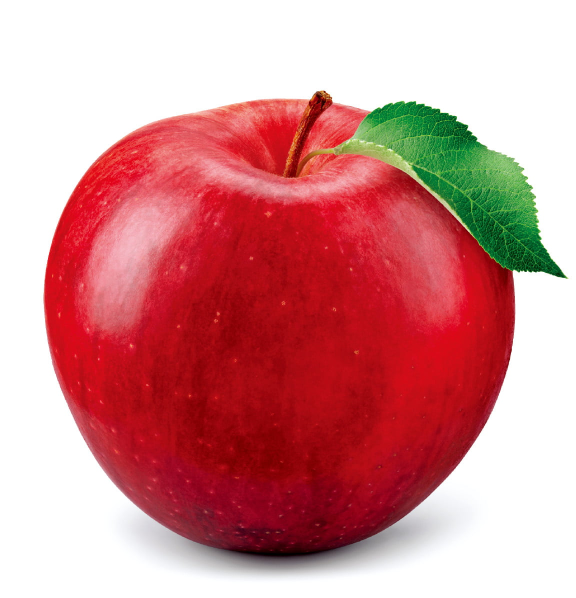
#> input picture course8/problem2/images/apple.jpg, 1151 x 1196 px (shown at 1/2 size)
$ python main.py   (older library calls are emulated)
#> lines starting #> are read from the running program, lines starting #| are printed output that depends on the picture
import cv2
from datetime import datetime


WAIT_TIME = 0


def show_image(title, image):
    cv2.imshow(title, image)
    cv2.waitKey(WAIT_TIME)
    cv2.destroyAllWindows()


def load_image(image_path):
#> called with image_path = 'images/apple.jpg'
    image = cv2.imread(image_path)
#> image is the input picture: shape (1196, 1151, 3); mean B, G, R 143.9, 142, 210.8

    if image is None:
        raise FileNotFoundError(f'이미지를 찾을 수 없습니다: {image_path}')

    return image


def task_1_flip_rotate(image_path):
    image = load_image(image_path)

    show_image('Original Image', image)

    flipped_vertical = cv2.flip(image, 0)
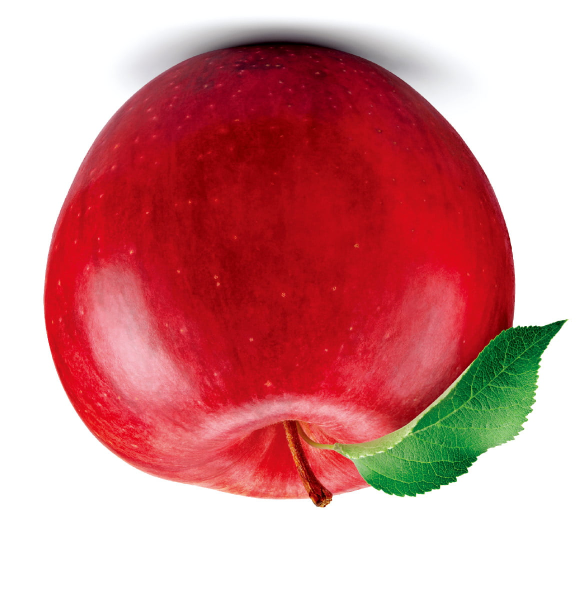
#> flipped_vertical: shape (1196, 1151, 3) (shown at 1/2 size); mean B, G, R 143.9, 142, 210.8
    show_image('Vertical Flip', flipped_vertical)

    flipped_horizontal = cv2.flip(image, 1)
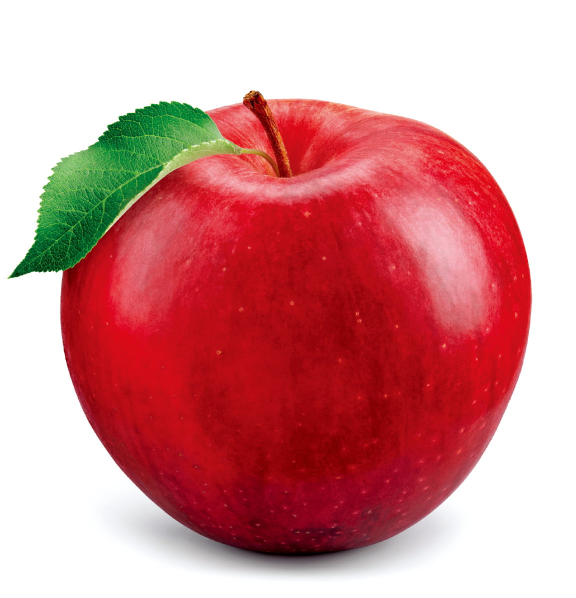
#> flipped_horizontal: shape (1196, 1151, 3) (shown at 1/2 size); mean B, G, R 143.9, 142, 210.8
    show_image('Horizontal Flip', flipped_horizontal)

    rotated_90 = cv2.rotate(image, cv2.ROTATE_90_CLOCKWISE)
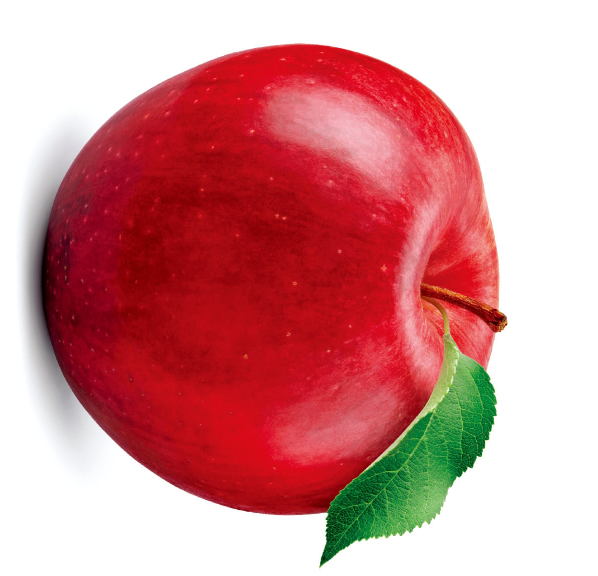
#> rotated_90: shape (1151, 1196, 3) (shown at 1/2 size); mean B, G, R 143.9, 142, 210.8
    show_image('Rotate 90 Clockwise', rotated_90)

    rotated_180 = cv2.rotate(image, cv2.ROTATE_180)
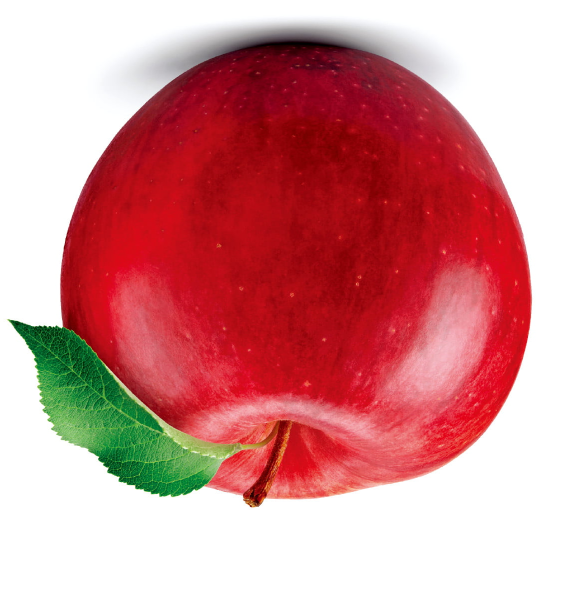
#> rotated_180: shape (1196, 1151, 3) (shown at 1/2 size); mean B, G, R 143.9, 142, 210.8
    show_image('Rotate 180', rotated_180)

    upsampled = cv2.pyrUp(image)
    show_image('Upsampled 2x', upsampled)


def task_2_resize_scaling_crop(image_path):
#> called with image_path = 'images/apple.jpg'
    image = load_image(image_path)

    resized_640_480 = cv2.resize(image, (640, 480))
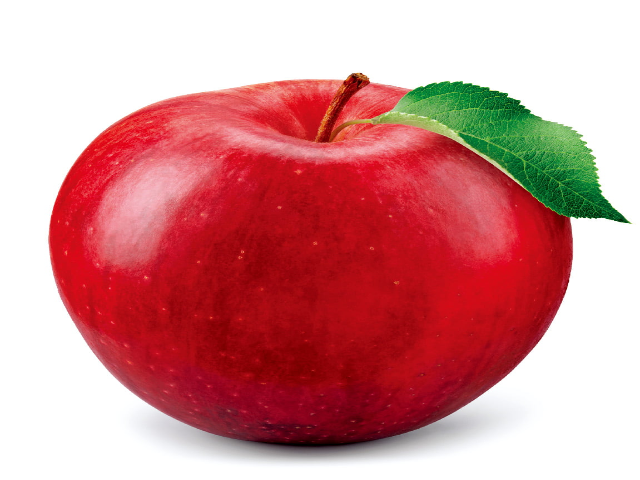
#> resized_640_480: shape (480, 640, 3); mean B, G, R 143.8, 141.9, 210.7
    show_image('Resize 640x480', resized_640_480)

    resized_1024_768 = cv2.resize(image, (1024, 768))
    show_image('Resize 1024x768', resized_1024_768)

    scaled_image = cv2.resize(
        image,
        None,
        fx=0.3,
        fy=0.7,
        interpolation=cv2.INTER_AREA
    )
    show_image('Scaled fx 0.3 fy 0.7', scaled_image)

    height, width = image.shape[:2]

    start_x = width // 4
    end_x = start_x + width // 2
    start_y = height // 4
    end_y = start_y + height // 2

    cropped_image = image[start_y:end_y, start_x:end_x].copy()
    show_image('Deep Copied Crop Image', cropped_image)


# [312 lines left out: functions task_3_color_inverse, create_histogram_image, task_3_bonus_histogram, task_4_binary_edge_blur, task_4_bonus_partial_blur, task_5_hsv_channels and 3 more, not called in this run]


def print_task_title(title):
    print()
    print('=' * 50)
    print(title)
    print('=' * 50)


def main():
    apple_image_path = 'images/apple.jpg'
    orange_image_path = 'images/orange.jpg'

    print_task_title('1. 이미지 반전 및 회전')
    task_1_flip_rotate(apple_image_path)

    print_task_title('2. 이미지 리사이즈, 스케일링, 크롭')
    task_2_resize_scaling_crop(apple_image_path)

    print_task_title('3. 색상 변환과 역상 처리')
    task_3_color_inverse(apple_image_path)
    task_3_bonus_histogram(apple_image_path)

    print_task_title('4. 이미지 이진화, 에지 검출, 블러링')
    task_4_binary_edge_blur(apple_image_path, orange_image_path)
    task_4_bonus_partial_blur(orange_image_path)

    print_task_title('5. HSV 변환 및 채널 출력')
    task_5_hsv_channels(apple_image_path)
    task_5_bonus_bgr_channels(apple_image_path)

    print_task_title('6. 객체 표시와 라벨링')
    task_6_object_labeling(orange_image_path)
    task_6_bonus_shape_labeling(orange_image_path)

    print()
    print('모든 작업이 종료되었습니다.')


if __name__ == '__main__':
    main()
